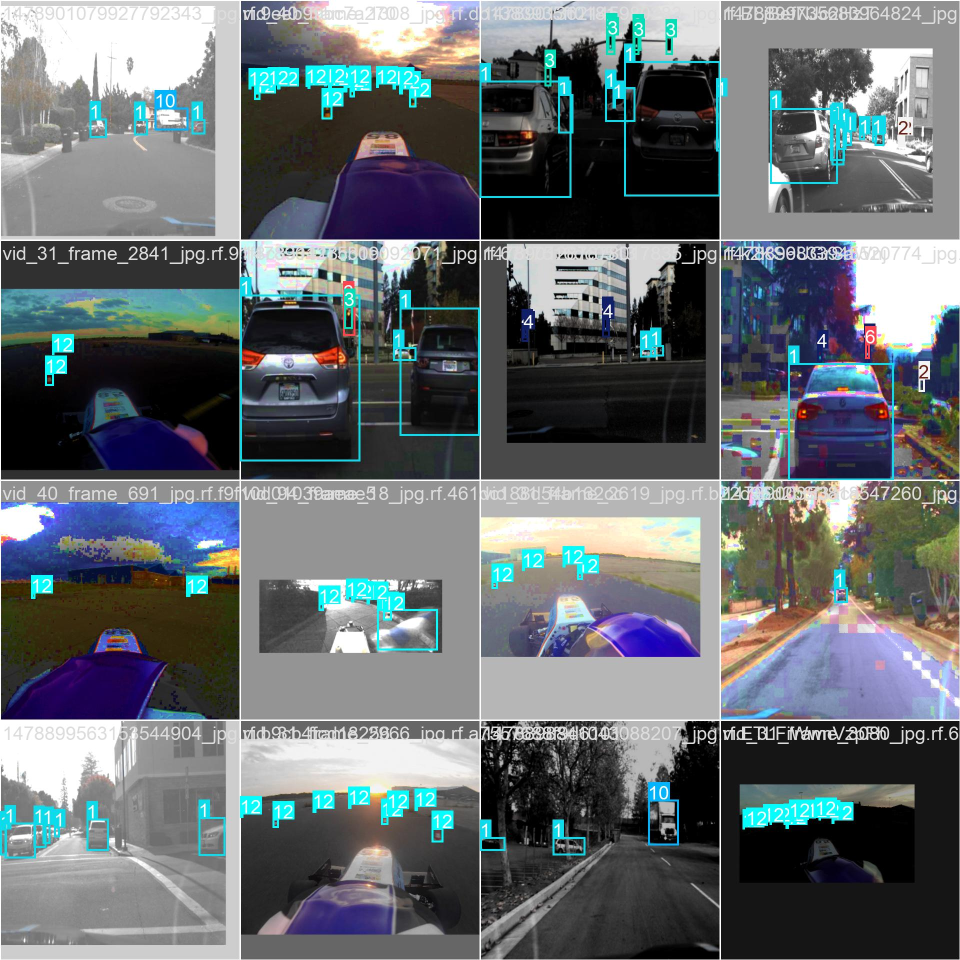
#> input picture runs/detect/train10/train_batch0.jpg, 1920 x 1920 px (shown at 1/2 size)
$ python -i yolo_opencv_implementation.py   (imports and definitions only)
#> lines starting #> are read from the running program, lines starting #| are printed output that depends on the picture; after the words box and inside, x2 and y2 are one past the last pixel; in counts of white or black regions, pixels touching at a corner belong together
#> further down, picture is the input picture: shape (1920, 1920, 3); mean B, G, R 112.6, 108.6, 102.3
import cv2
from ultralytics import YOLO
import numpy as np

# Flag to determine if the frame should be rotated - this was necessary for some of the test videos
rotate_video = False
# Flag to enable disable our lane/edge detecting system
show_lanes = True

# Load the YOLO model
# [1 line that did not run here, left out]

# Open the video file
videos = ['pedestrian', 'lights', 'cones']
# [1 line not run here, left out]

# Function to generate unique colors for each class
# [17 lines left out: functions generateColor, adjustFrame, not called in this run]

def detect_lanes(frame):
    # Convert to grayscale
    gray = cv2.cvtColor(frame, cv2.COLOR_BGR2GRAY)
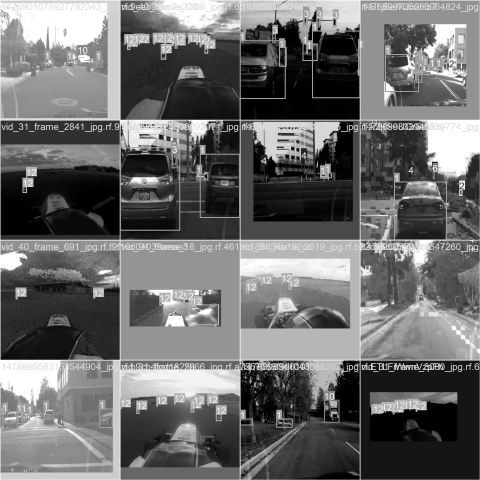
#> gray: shape (1920, 1920) (shown at 1/4 size); min 0, max 255, mean 107.2

    # Apply Gaussian blur
    blur = cv2.GaussianBlur(gray, (5, 5), 0)

    # Canny edge detection
    edges = cv2.Canny(blur, 50, 150)
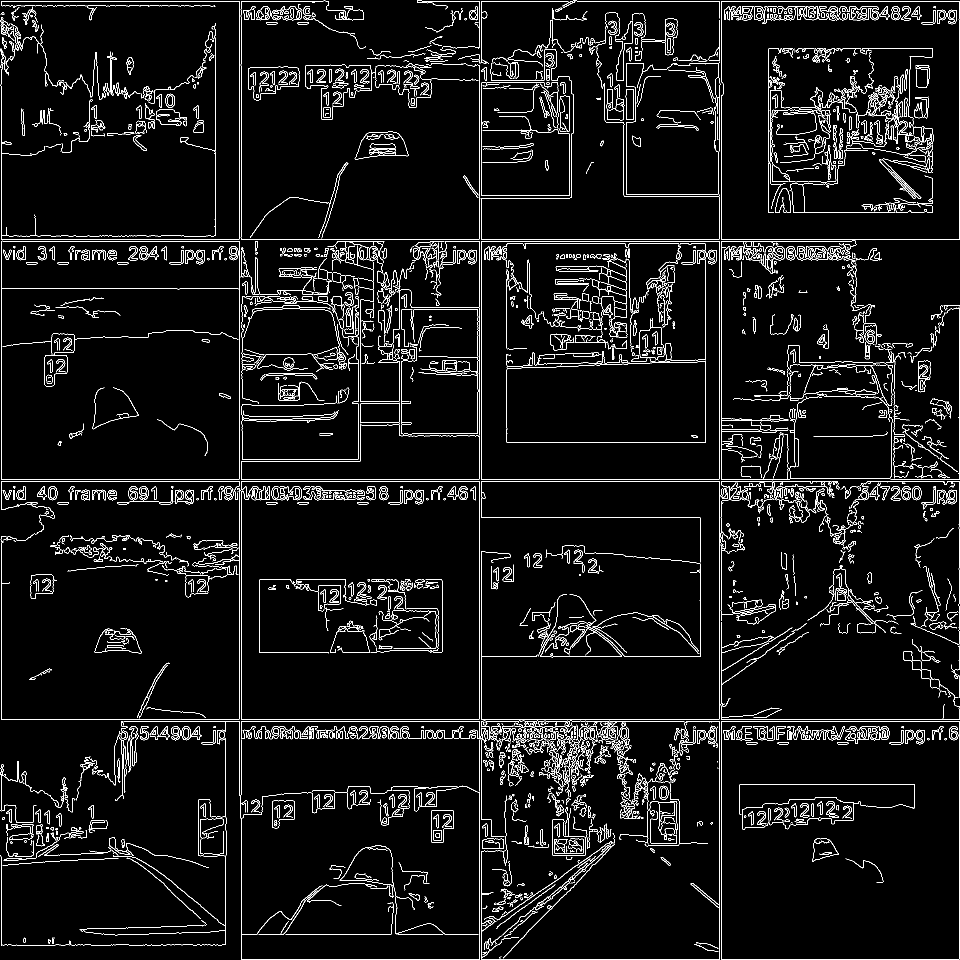
#> edges: shape (1920, 1920) (shown at 1/2 size); 5.1% white in thin lines or dots

    # Hough transform for line detection
    lines = cv2.HoughLinesP(edges, 1, np.pi/180, threshold=100, minLineLength=100, maxLineGap=10)
#> lines = 235 rows, first 6: [2, 958, 1575, 958], [2, 962, 1675, 962], [2, 478, 774, 478], [1442, 1919, 1442, 191], [242, 1442, 1919, 1442], [2, 2, 657, 2]

    # Draw lines on the original frame
    if lines is not None:
        for line in lines:
            x1, y1, x2, y2 = line[0]
            cv2.line(frame, (x1, y1), (x2, y2), (0, 255, 0), 2)
#> this loop made 235 passes
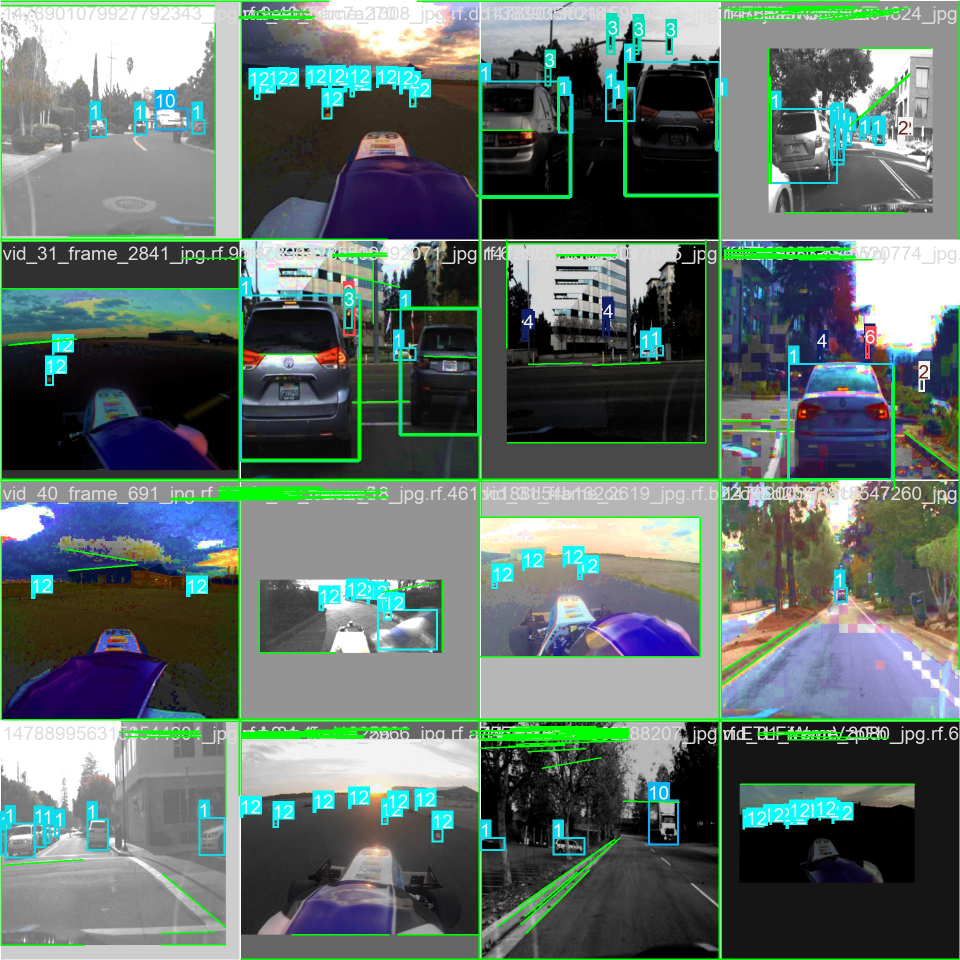
#> frame: shape (1920, 1920, 3) (shown at 1/2 size); 4.1% of pixels changed, all inside (x1, y1, x2, y2) = (1, 1, 1920, 1920)

    return frame

# [56 lines not run here, left out]

>>> import cv2
>>> picture = cv2.imread('runs/detect/train10/train_batch0.jpg')
>>> result = detect_lanes(picture)

$ run again, on runs/detect/train10/train_batch1.jpg
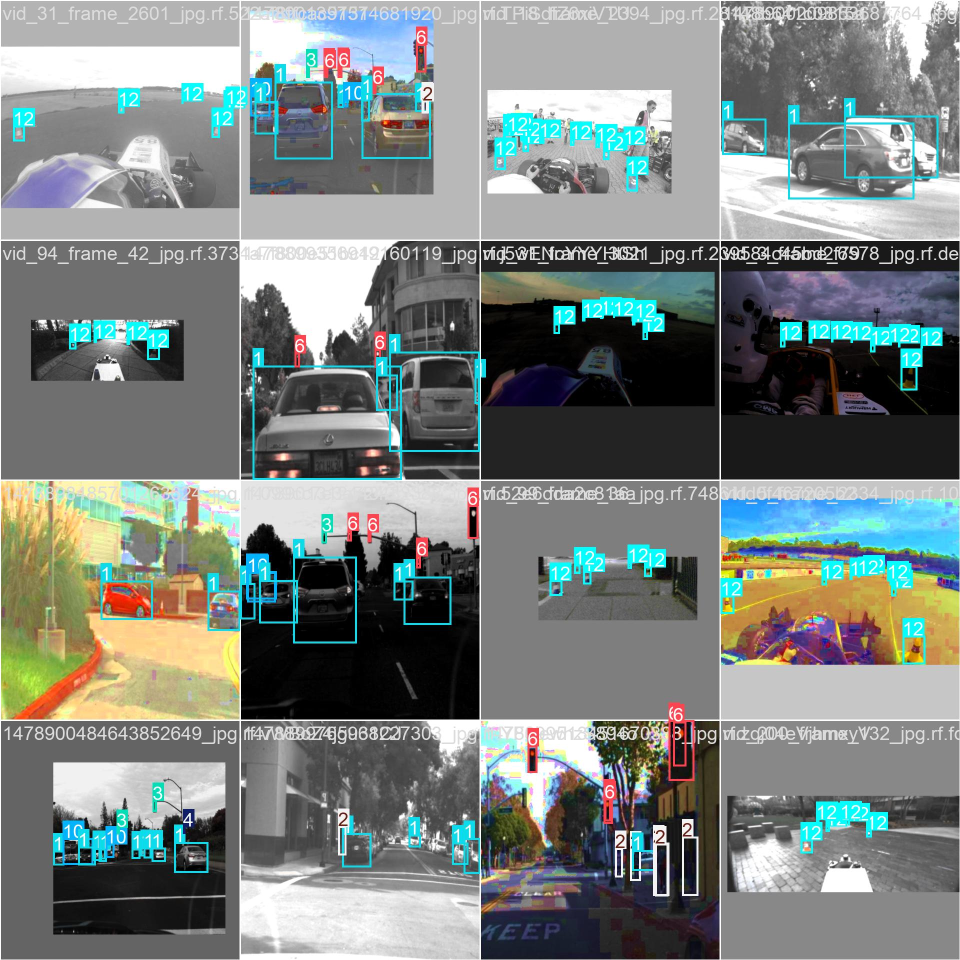
#> input picture runs/detect/train10/train_batch1.jpg, 1920 x 1920 px (shown at 1/2 size)
#> picture is the input picture: shape (1920, 1920, 3); mean B, G, R 127.7, 130.5, 123.2
#> in detect_lanes, `edges = cv2.Canny(blur, 50, 150)`:
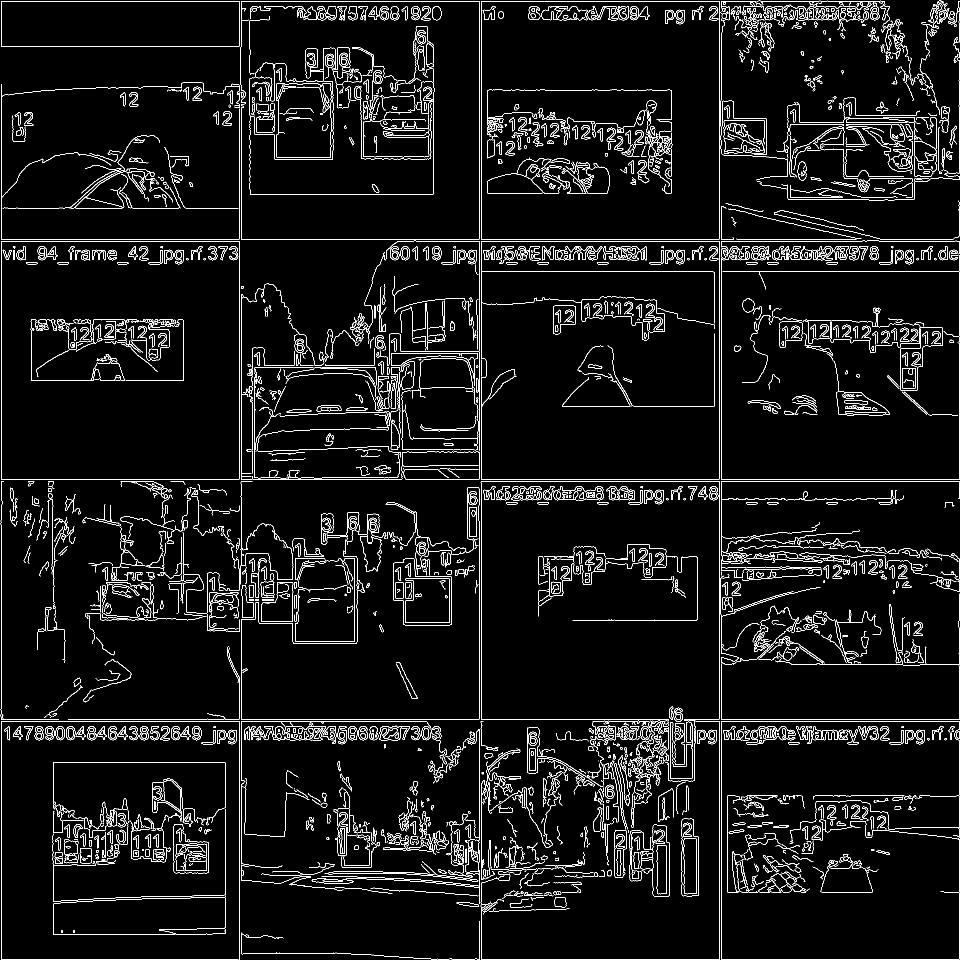
#> edges: shape (1920, 1920) (shown at 1/2 size); 5.3% white in thin lines or dots
#> lines = 250 rows, first 6: [1438, 1919, 1438, 995], [962, 726, 962, 2], [2, 2, 1769, 2], [1918, 997, 1918, 404], [931, 1438, 1919, 1438], [803, 958, 1919, 958]
#> the loop in detect_lanes, `for line in lines:` made 250 passes
#> after the loop in detect_lanes, `for line in lines:`:
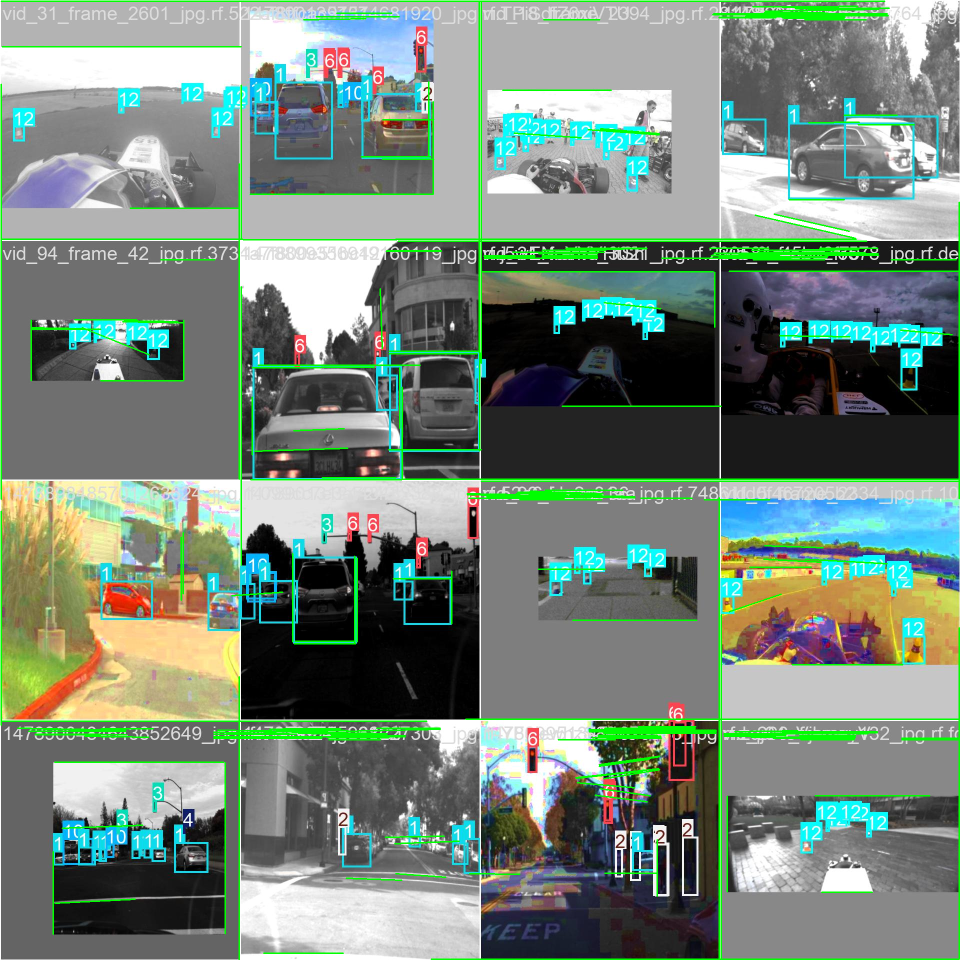
#> frame: shape (1920, 1920, 3) (shown at 1/2 size); 3.73% of pixels changed, all inside (x1, y1, x2, y2) = (1, 1, 1920, 1920)

$ run again, on runs/detect/train10/train_batch2.jpg
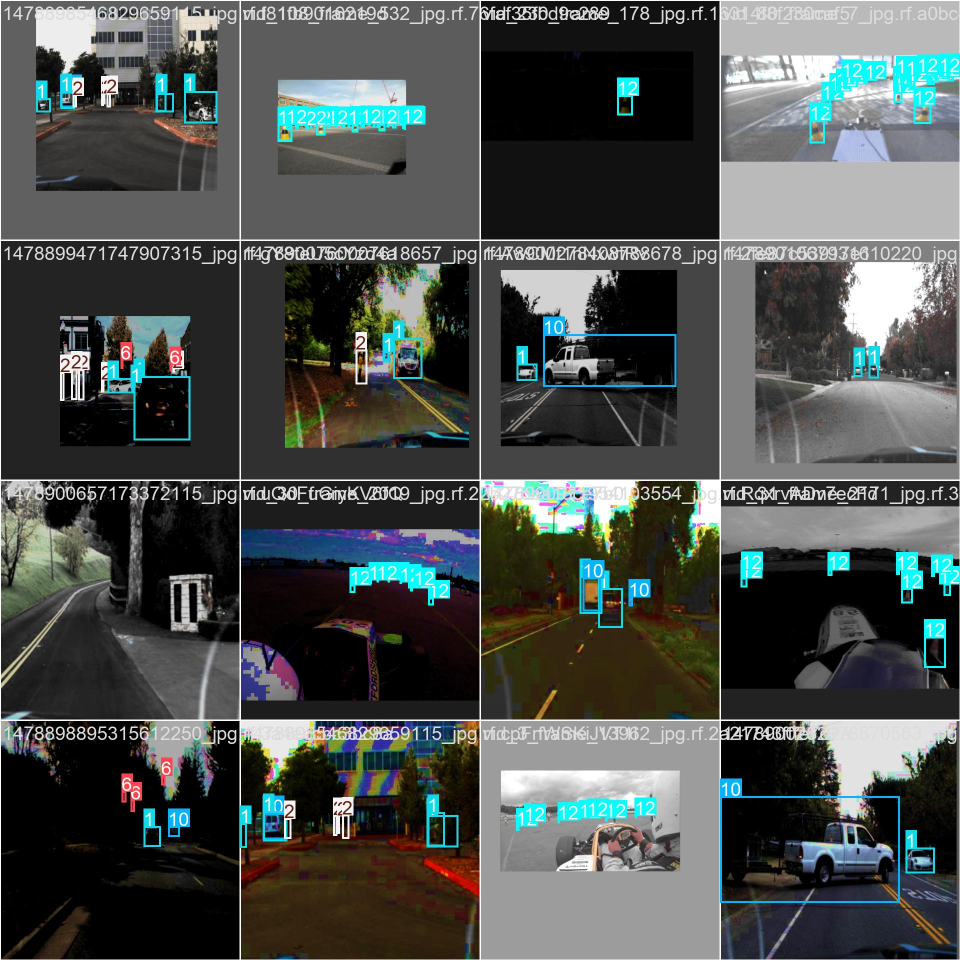
#> input picture runs/detect/train10/train_batch2.jpg, 1920 x 1920 px (shown at 1/2 size)
#> picture is the input picture: shape (1920, 1920, 3); mean B, G, R 77.9, 79.9, 75.3
#> in detect_lanes, `edges = cv2.Canny(blur, 50, 150)`:
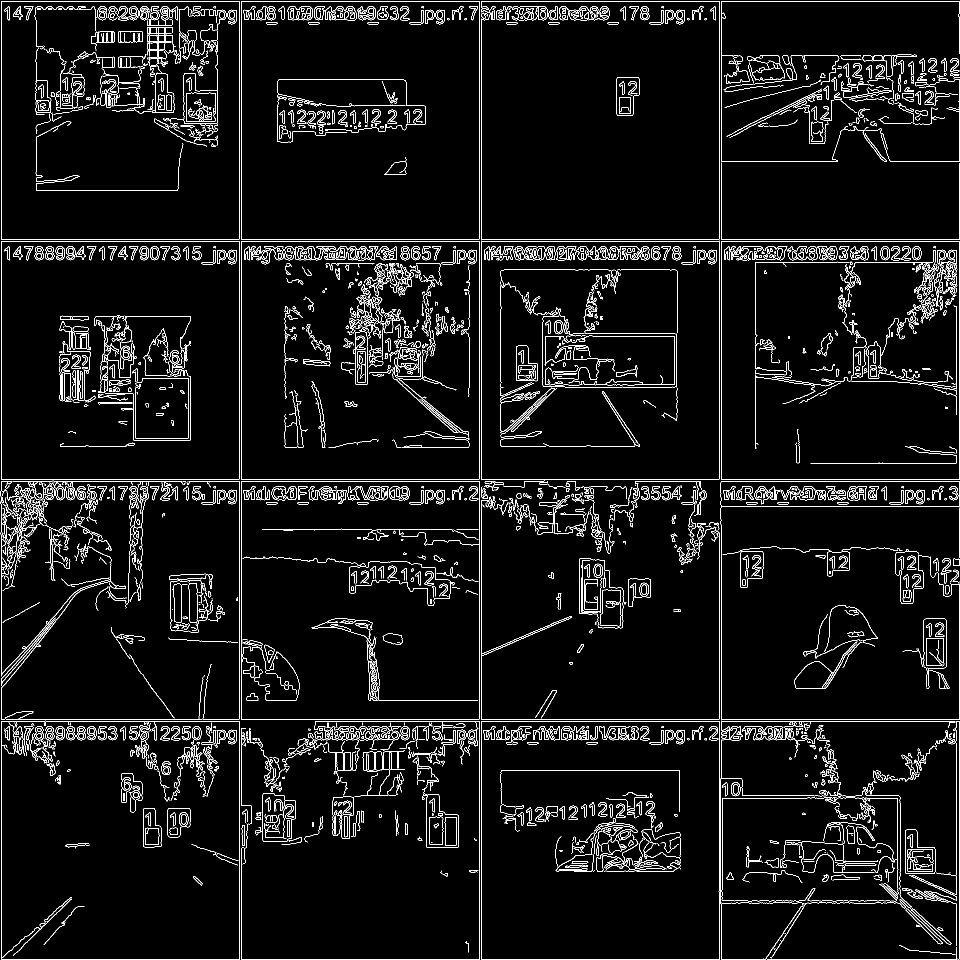
#> edges: shape (1920, 1920) (shown at 1/2 size); 5.1% white in thin lines or dots
#> lines = 304 rows, first 6: [2, 478, 1919, 478], [2, 958, 1919, 958], [2, 1918, 1918, 1918], [631, 1442, 1919, 1442], [2, 2, 1919, 2], [2, 482, 1919, 482]
#> the loop in detect_lanes, `for line in lines:` made 304 passes
#> after the loop in detect_lanes, `for line in lines:`:
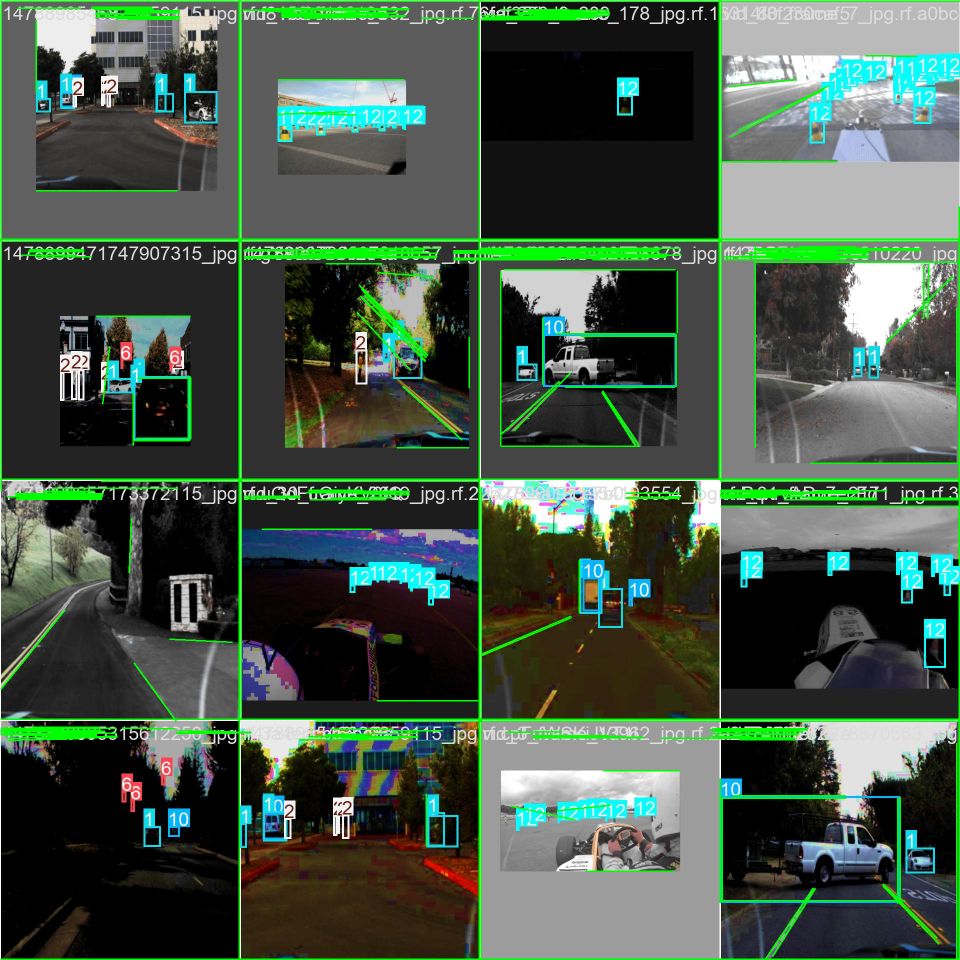
#> frame: shape (1920, 1920, 3) (shown at 1/2 size); 4.93% of pixels changed, all inside (x1, y1, x2, y2) = (1, 1, 1920, 1920)
